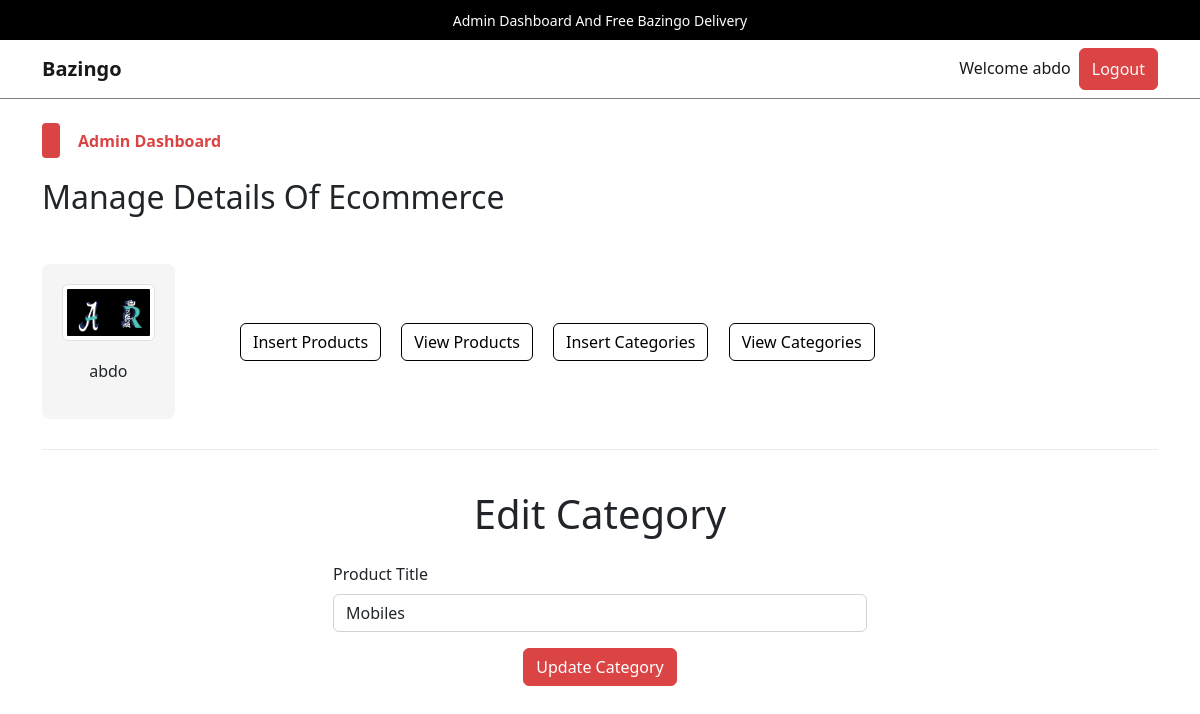
The page /admin/index.php?edit_category=1 (signed in) on the database its author committed.
### tables this page shows
CREATE TABLE `admin_table` (
  `admin_id` int(11) NOT NULL,
  `admin_name` varchar(100) NOT NULL,
  `admin_email` varchar(200) NOT NULL,
  `admin_image` varchar(255) NOT NULL,
  `admin_password` varchar(255) NOT NULL
);

CREATE TABLE `categories` (
  `category_id` int(11) NOT NULL,
  `category_title` varchar(100) NOT NULL
);

### admin/index.php (the view, shortened to what this page needs)
<?php
    include('../includes/connect.php');
    if(isset($_SESSION['admin_username'])){
        $admin_name = $_SESSION['admin_username'];
        $get_admin_data = "SELECT * FROM `admin_table` WHERE admin_name = '$admin_name'";
        $get_admin_result = mysqli_query($con,$get_admin_data);
        $row_fetch_admin_data = mysqli_fetch_array($get_admin_result);
        $admin_name = $row_fetch_admin_data['admin_name'];
        $admin_image = $row_fetch_admin_data['admin_image'];
    }else{
        echo "<script>window.open('./admin_login.php','_self');</script>";
    }
?>
<!DOCTYPE html>
<html lang="en">
<head>
    <link rel="stylesheet" href="../assets/css/bootstrap.css" />
    <link rel="stylesheet" href="../assets/css/main.css" />
</head>
<body>
    <div class="upper-nav primary-bg p-2 px-3 text-center text-break">
        <span>Admin Dashboard And Free Bazingo Delivery</span>
    </div>
    <nav class="navbar navbar-expand-lg navbar-light bg-light">
        <div class="container">
            <a class="navbar-brand fw-bold" href="#">Bazingo</a>
            <div class="collapse navbar-collapse" id="navbarSupportedContentad">
                <ul class="navbar-nav ms-auto mb-2 mb-lg-0">
                    <li class="nav-item">
                        <a class="nav-link active" aria-current="page" href="#">Welcome <?php echo $admin_name;?></a>
                    </li>
                    <li class="nav-item">
                    <button class="btn btn-primary p-0 px-1">
                            <a href="./admin_logout.php" class="nav-link text-light">Logout</a>
                        </button>
                    </li>
                </ul>
            </div>
        </div>
    </nav>
    <div class="control">
        <div class="container pt-4 pb-0">
            <div class="categ-header">
                <div class="sub-title">
                    <span class="shape"></span>
                    <span class="title">Admin Dashboard</span>
                </div>
                <h2>Manage Details Of Ecommerce</h2>
            </div>
            <div class="row align-items-center">
                <div class="col-md-2">
                    <div class="admin-image">
                        <a href="./index.php"><img src="./admin_images/<?php echo $admin_image;?>" class="img-thumbnail" alt="Admin Photo"></a>
                        <p><?php echo $admin_name;?></p>
                    </div>
                </div>
                <div class="col-md-10">
                    <div class="buttons">
                        <button class="btn btn-outline-primary m-2">
                            <a href="./insert_product.php" class="nav-link">Insert Products</a>
                        </button>
                        <button class="btn btn-outline-primary m-2">
                            <a href="index.php?view_products" class="nav-link">View Products</a>
                        </button>
                        <button class="btn btn-outline-primary m-2">
                            <a href="index.php?insert_category" class="nav-link">Insert Categories</a>
                        </button>
                        <button class="btn btn-outline-primary m-2">
                            <a href="index.php?view_categories" class="nav-link">View Categories</a>
                        </button>
                    </div>
                </div>
            </div>
        </div>
    </div>
    <div class="container">
        <div class="divider"></div>
    </div>
    <div class="change-page">
        <div class="container">
            <?php
            if(isset($_GET['edit_category'])){
                include('./edit_category.php');
            }
            ?>
        </div>
    </div>
</body>
</html>

### admin/edit_category.php (shortened to what this page needs)
<?php
    if(isset($_GET['edit_category'])){
        $edit_id = $_GET['edit_category'];
        $get_data_query = "SELECT * FROM `categories` WHERE category_id = $edit_id";
        $get_data_result = mysqli_query($con,$get_data_query);
        $row_fetch_data = mysqli_fetch_array($get_data_result);
        $category_title = $row_fetch_data['category_title'];
    }
    ?>
<div class="container">
    <div class="row justify-content-center">
        <div class="col-md-6">
            <h1 class="text-center mb-4">Edit Category</h1>
            <form action="" method="post" enctype="multipart/form-data" class="d-flex flex-column gap-3 mb-3">
                <div class="form-outline">
                    <label for="category_title" class="form-label">Product Title</label>
                    <input type="text" name="category_title" id="category_title" class="form-control" required value="<?php echo $category_title;?>">
                </div>
                <div class="form-outline text-center">
                    <input type="submit" value="Update Category" class="btn btn-primary" name="update_category">
                </div>
            </form>
        </div>
    </div>
</div>

### assets/css/main.css (style rules this page uses)
* { -webkit-box-sizing: border-box; -moz-box-sizing: border-box; box-sizing: border-box; margin: 0; padding: 0; }
html { scroll-behavior: smooth; }
a { text-decoration: none; color: #000000; cursor: pointer; }
button, input[type="submit"] { cursor: pointer; }
ul { list-style: none; }
.primary-bg { background-color: #000; }
.divider { background-color: #eaeaea; height: 1.5px; width: 100%; margin-top: 30px; margin-bottom: 40px; }
.container .categ-header { display: flex; flex-direction: column; gap: 20px; margin-bottom: 40px; }
.container .categ-header .sub-title { display: flex; flex-direction: row; gap: 18px; align-items: center; }
.container .categ-header .sub-title span:nth-of-type(1) { width: 18px; height: 35px; background-color: #DB4444; border-radius: 4px; -webkit-border-radius: 4px; -moz-border-radius: 4px; -ms-border-radius: 4px; -o-border-radius: 4px; }
.shape { display: inline-block; width: 18px; height: 35px; background-color: #DB4444; border-radius: 4px; -webkit-border-radius: 4px; -moz-border-radius: 4px; -ms-border-radius: 4px; -o-border-radius: 4px; }
.container .categ-header .sub-title span:nth-of-type(2) { color: #DB4444; font-weight: bold; }
.upper-nav span { color: #ffffff; font-size: 14px; }
.bg-light { background-color: #ffffff !important; border-bottom: 1px solid #7D8184; }
.control .container .row .admin-image { width: 80%; background-color: #F5F5F5; padding: 20px; display: flex; flex-direction: column; gap:18px; align-items: center; border-radius: 8px; -webkit-border-radius: 8px; -moz-border-radius: 8px; -ms-border-radius: 8px; -o-border-radius: 8px; }
.control .container .row .admin-image img { width: 100%; }
.control .container .row .buttons a.nav-link { transition: 0s; -webkit-transition: 0s; -moz-transition: 0s; -ms-transition: 0s; -o-transition: 0s; }

### rows shown on the page
admin_table: admin_name "abdo", admin_image (picture)
categories: category_title "Mobiles"
